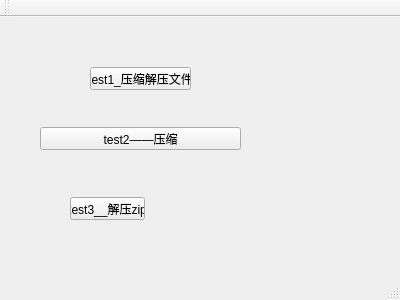
<?xml version="1.0" encoding="UTF-8"?>
<ui version="4.0">
 <class>MainWindow</class>
 <widget class="QMainWindow" name="MainWindow">
  <property name="geometry">
   <rect>
    <x>0</x>
    <y>0</y>
    <width>400</width>
    <height>300</height>
   </rect>
  </property>
  <property name="windowTitle">
   <string>MainWindow</string>
  </property>
  <widget class="QWidget" name="centralWidget">
   <widget class="QPushButton" name="pushButton">
    <property name="geometry">
     <rect>
      <x>90</x>
      <y>50</y>
      <width>101</width>
      <height>23</height>
     </rect>
    </property>
    <property name="text">
     <string>test1_压缩解压文件</string>
    </property>
   </widget>
   <widget class="QPushButton" name="pushButton_2">
    <property name="geometry">
     <rect>
      <x>40</x>
      <y>110</y>
      <width>201</width>
      <height>23</height>
     </rect>
    </property>
    <property name="text">
     <string>test2——压缩</string>
    </property>
   </widget>
   <widget class="QPushButton" name="pushButton_3">
    <property name="geometry">
     <rect>
      <x>70</x>
      <y>180</y>
      <width>75</width>
      <height>23</height>
     </rect>
    </property>
    <property name="text">
     <string>test3__解压zip</string>
    </property>
   </widget>
  </widget>
  <widget class="QMenuBar" name="menuBar">
   <property name="geometry">
    <rect>
     <x>0</x>
     <y>0</y>
     <width>400</width>
     <height>23</height>
    </rect>
   </property>
  </widget>
  <widget class="QToolBar" name="mainToolBar">
   <attribute name="toolBarArea">
    <enum>TopToolBarArea</enum>
   </attribute>
   <attribute name="toolBarBreak">
    <bool>false</bool>
   </attribute>
  </widget>
  <widget class="QStatusBar" name="statusBar"/>
 </widget>
 <layoutdefault spacing="6" margin="11"/>
 <resources/>
 <connections/>
</ui>
